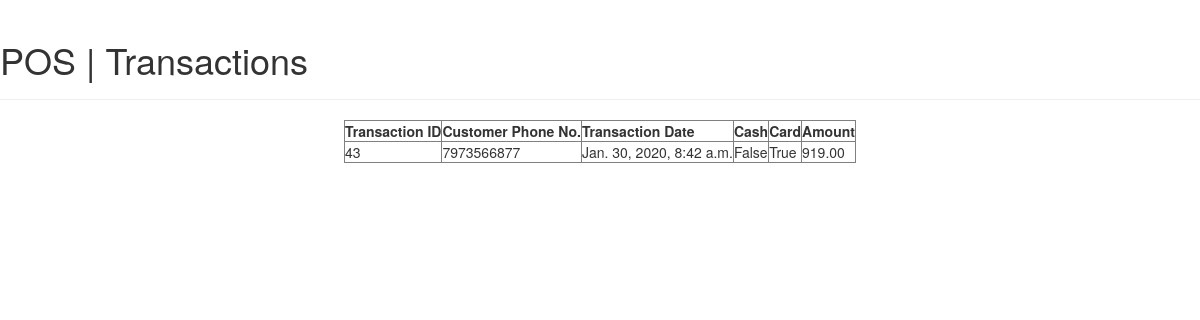
/transactions/records, run on the app's committed database.
### transactions/models.py (models this page shows)
class paymentdetails(models.Model):
    customer_phoneno=models.IntegerField(blank=False)
    payment_date=models.DateTimeField( auto_now_add=True)
    cash=models.BooleanField(blank=True, default=True)
    card=models.BooleanField(blank=True)
    amount=models.DecimalField(blank=True, decimal_places=2, max_digits=10000, null=True)

### transactions/views.py (the view)
# urls.py: path('records',record),
def record(request):
    trans_instance=paymentdetails.objects.all()
    table_columns=["Transaction ID", "Customer Phone No.", "Transaction Date","Cash","Card","Amount"]
    context={
        'tcol':table_columns,
        'record_instance':trans_instance
    }
    return render(request, 'record.html',context)

### transactions/templates/record.html
{% extends 'transbase.html' %}
{% block content %}
<table align='center' border='1'>
    <tr>
        {% for x in tcol %}
            <th>{{x}}</th>
        {%endfor%}
    </tr>
    {% for value in record_instance %}
    <tr>
        <td>{{value.id}}</td>
        <td>{{value.customer_phoneno}}</td>
        <td>{{value.payment_date}}</td>
        <td>{{value.cash}}</td>
        <td>{{value.card}}</td>
        <td>{{value.amount}}</td>
    </tr>
    {% endfor %}
</table>
{% endblock %}

### data on the page
paymentdetails: id "43", customer_phoneno "7973566877", payment_date "Jan. 30, 2020, 8:42 a.m.", cash "False", card "True", amount "919.00"

### other printed values
{{ x }} "Transaction ID" "Customer Phone No." "Transaction Date" "Cash" "Card" "Amount"
